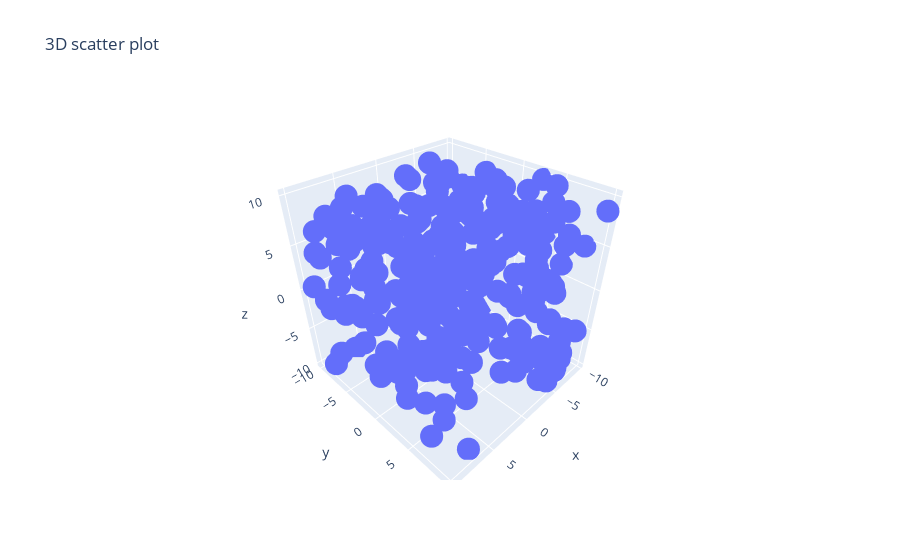

Notebook cell for this chart:
### Markdown cell above
1. Using the given dataset, to generate a 3D scatter plot to visualize the distribution of data points in a threedimensional space.

data = {
    'X': np.random.uniform(-10, 10, 300),
    'Y': np.random.uniform(-10, 10, 300),
    'Z': np.random.uniform(-10, 10, 300)
}
df = pd.DataFrame(data)

### Code cell
import plotly.express as px
np.random.seed(30)
data = {
    'X': np.random.uniform(-10, 10, 300),
    'Y': np.random.uniform(-10, 10, 300),
    'Z': np.random.uniform(-10, 10, 300)
}
df = pd.DataFrame(data)

px.scatter_3d(x=df['X'],y=df['Y'],z=df['Z'],title='3D scatter plot')

### Figure 1 — Plotly figure (JSON) as saved in the notebook; plotly's stock layout.template omitted (floating-point values rounded to 4 significant figures; data arrays with more than 128 entries replaced by an {"elided": "..."} marker saying what was removed)
{"data": [{"hovertemplate": "x=%{x}<br>y=%{y}<br>z=%{z}<extra></extra>", "legendgroup": "", "marker": {"color": "#636efa", "symbol": "circle"}, "mode": "markers", "name": "", "scene": "scene", "showlegend": false, "type": "scatter3d", "x": {"elided": "300 float values"}, "y": {"elided": "300 float values"}, "z": {"elided": "300 float values"}}], "layout": {"legend": {"tracegroupgap": 0}, "scene": {"domain": {"x": [0, 1], "y": [0, 1]}, "xaxis": {"title": {"text": "x"}}, "yaxis": {"title": {"text": "y"}}, "zaxis": {"title": {"text": "z"}}}, "title": {"text": "3D scatter plot"}}}
